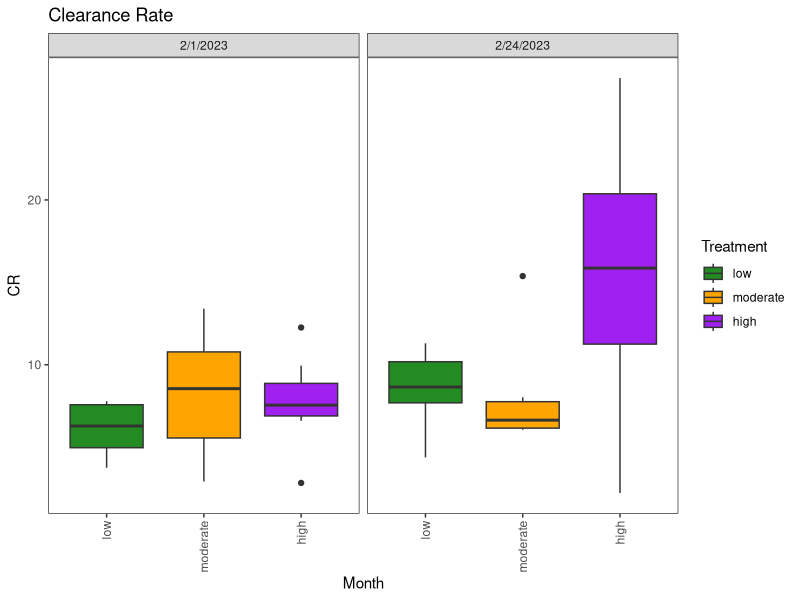
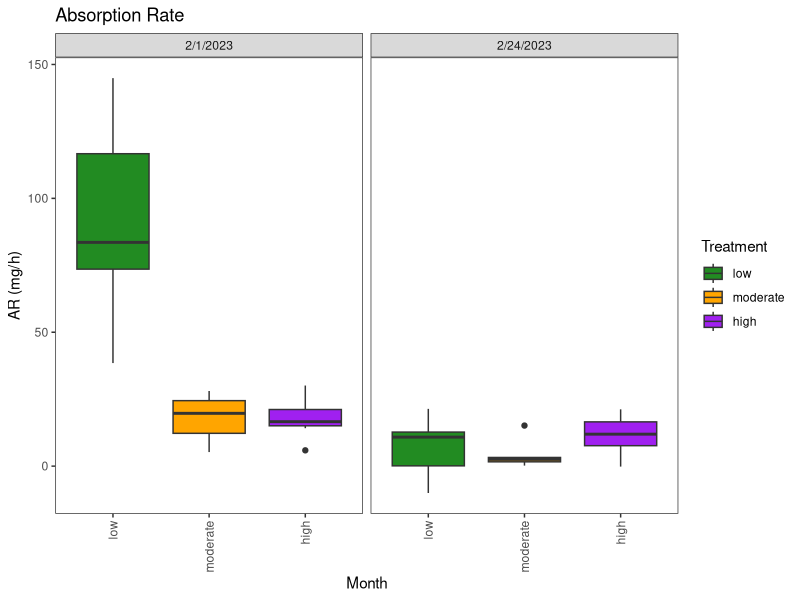
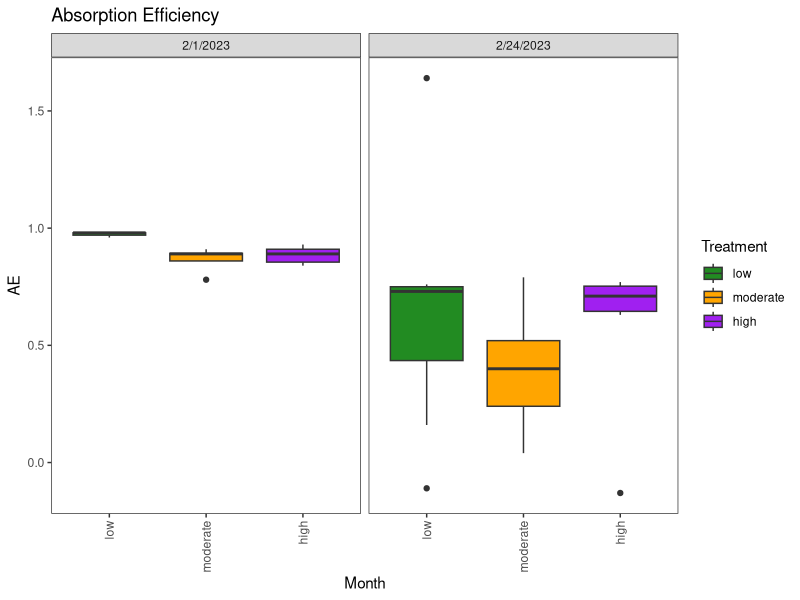
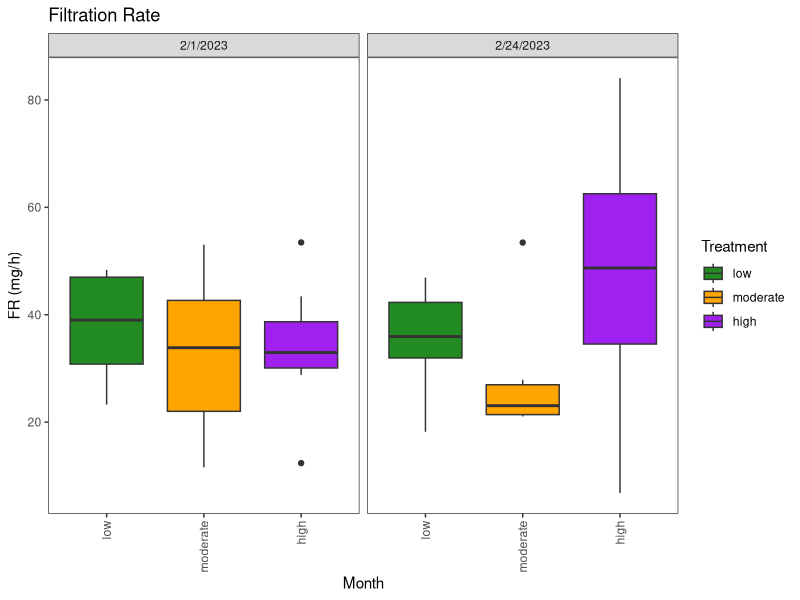
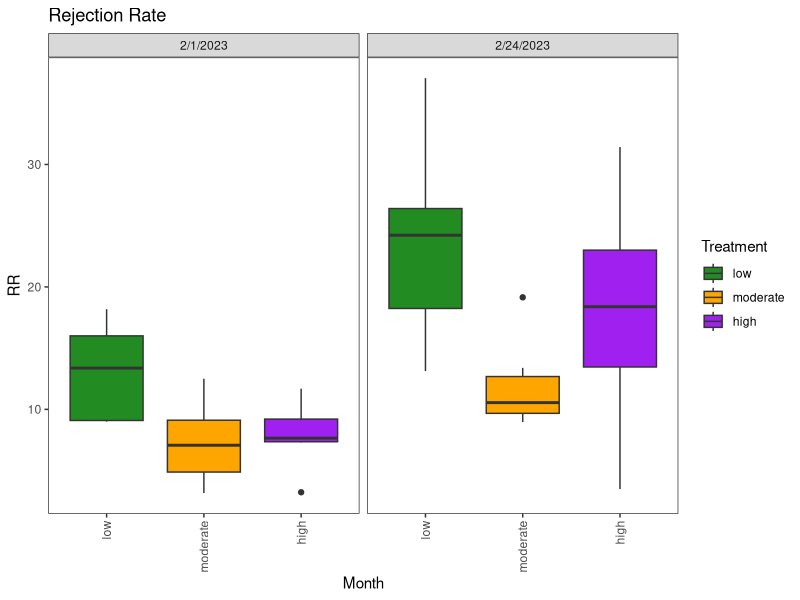
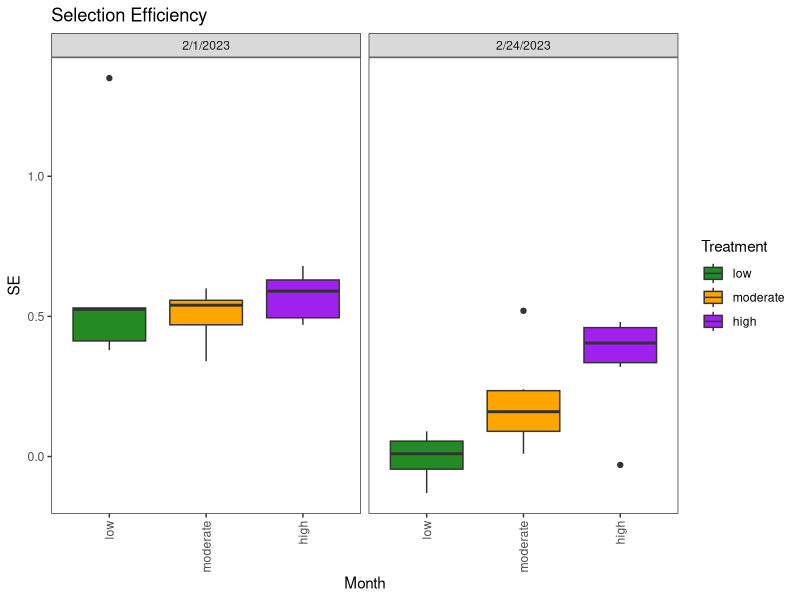
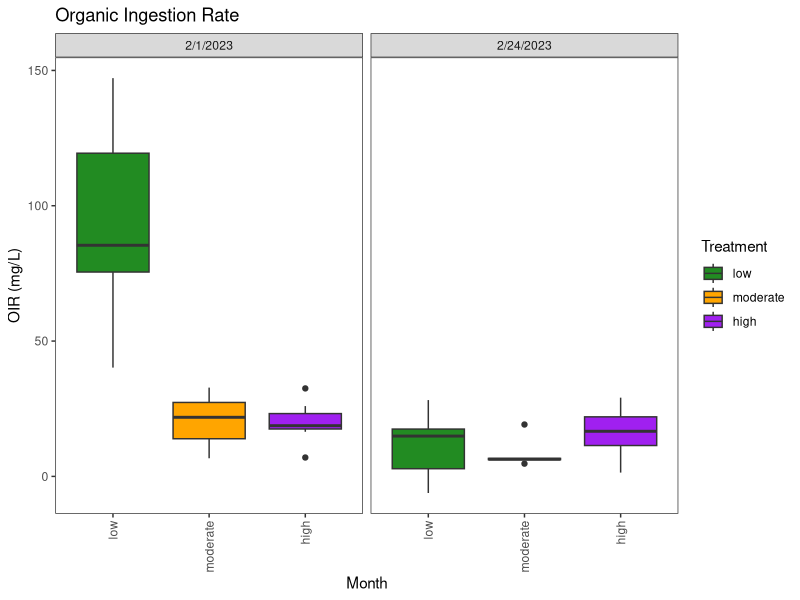
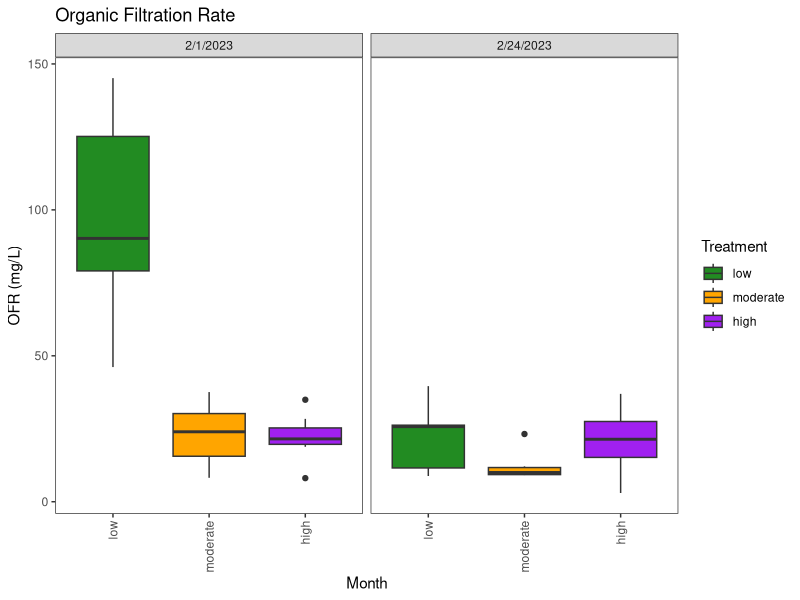

Reproduce these figures in R, in order.
## ---- chunk 1
knitr::opts_chunk$set(echo = TRUE)
## ---- chunk 2
#Set Path
setwd("C:/Users/katherine.mcfarland/Documents/Acidification/2020 OAP - scallops/R")
## ---- chunk 3
library(ggplot2)
library(dplyr)

## ---- chunk 4
df<-read.csv("F2_phys.csv", header = T, na = "omit")
# convert date info in format 'mm/dd/yyyy'
strDates <- c("9/21/2022", "10/5/2022", "10/26/2022")
dates <- as.Date(strDates, "%m/%d/%Y")
df$Treatment=as.factor(df$Treatment)
#df$t=as.factor(df$t)

df$Treatment <- factor(df$Treatment,levels = c("low", "moderate", "high"))

head(df)
str(df)
## ---- chunk 5
ggplot(data=df, aes(x=Treatment, y=CR, fill=Treatment)) +
  geom_boxplot()+  scale_fill_manual(values=c("forestgreen","orange", "purple"))+
  theme_bw() +  theme(panel.grid.major = element_blank(), panel.grid.minor = element_blank())+ 
  theme(axis.text.x = element_text(angle = 90, vjust = 0.5, hjust=1))+
  labs(title="Clearance Rate ", x ="Month", y = "CR") +
  facet_wrap(~ Date)

ggplot(data=df, aes(x=Treatment, y=AR, fill=Treatment)) +
  geom_boxplot()+  scale_fill_manual(values=c("forestgreen","orange", "purple"))+
  theme_bw() +  theme(panel.grid.major = element_blank(), panel.grid.minor = element_blank())+ 
  theme(axis.text.x = element_text(angle = 90, vjust = 0.5, hjust=1))+
  labs(title="Absorption Rate ", x ="Month", y = "AR (mg/h)") +
  facet_wrap(~ Date)

ggplot(data=df, aes(x=Treatment, y=AE, fill=Treatment)) +
  geom_boxplot()+  scale_fill_manual(values=c("forestgreen","orange", "purple"))+
  theme_bw() +  theme(panel.grid.major = element_blank(), panel.grid.minor = element_blank())+ 
  theme(axis.text.x = element_text(angle = 90, vjust = 0.5, hjust=1))+
  labs(title="Absorption Efficiency ", x ="Month", y = "AE") +
  facet_wrap(~ Date)

ggplot(data=df, aes(x=Treatment, y=FR, fill=Treatment)) +
  geom_boxplot()+  scale_fill_manual(values=c("forestgreen","orange", "purple"))+
  theme_bw() +  theme(panel.grid.major = element_blank(), panel.grid.minor = element_blank())+ 
  theme(axis.text.x = element_text(angle = 90, vjust = 0.5, hjust=1))+
  labs(title="Filtration Rate ", x ="Month", y = "FR (mg/h)") +
  facet_wrap(~ Date)

ggplot(data=df, aes(x=Treatment, y=RR, fill=Treatment)) +
  geom_boxplot()+  scale_fill_manual(values=c("forestgreen","orange", "purple"))+
  theme_bw() +  theme(panel.grid.major = element_blank(), panel.grid.minor = element_blank())+ 
  theme(axis.text.x = element_text(angle = 90, vjust = 0.5, hjust=1))+
  labs(title="Rejection Rate ", x ="Month", y = "RR") +
  facet_wrap(~ Date)

ggplot(data=df, aes(x=Treatment, y=SE, fill=Treatment)) +
  geom_boxplot()+  scale_fill_manual(values=c("forestgreen","orange", "purple"))+
  theme_bw() +  theme(panel.grid.major = element_blank(), panel.grid.minor = element_blank())+ 
  theme(axis.text.x = element_text(angle = 90, vjust = 0.5, hjust=1))+
  labs(title="Selection Efficiency ", x ="Month", y = "SE") +
  facet_wrap(~ Date)

ggplot(data=df, aes(x=Treatment, y=OIR, fill=Treatment)) +
  geom_boxplot()+  scale_fill_manual(values=c("forestgreen","orange", "purple"))+
  theme_bw() +  theme(panel.grid.major = element_blank(), panel.grid.minor = element_blank())+ 
  theme(axis.text.x = element_text(angle = 90, vjust = 0.5, hjust=1))+
  labs(title="Organic Ingestion Rate ", x ="Month", y = "OIR (mg/L)") +
  facet_wrap(~ Date)

ggplot(data=df, aes(x=Treatment, y=OFR, fill=Treatment)) +
  geom_boxplot()+  scale_fill_manual(values=c("forestgreen","orange", "purple"))+
  theme_bw() +  theme(panel.grid.major = element_blank(), panel.grid.minor = element_blank())+ 
  theme(axis.text.x = element_text(angle = 90, vjust = 0.5, hjust=1))+
  labs(title="Organic Filtration Rate ", x ="Month", y = "OFR (mg/L)") +
  facet_wrap(~ Date)

ggplot(data=df, aes(x=Treatment, y=ER, fill=Treatment)) +
  geom_boxplot()+  scale_fill_manual(values=c("forestgreen","orange", "purple"))+
  theme_bw() +  theme(panel.grid.major = element_blank(), panel.grid.minor = element_blank())+ 
  theme(axis.text.x = element_text(angle = 90, vjust = 0.5, hjust=1))+
  labs(title="Excretion Rate ", x ="Month", y = "ER (umol/L/hr)") +
  facet_wrap(~ Date)

